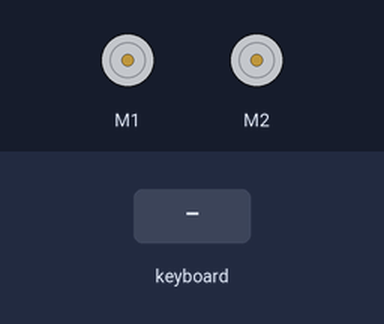
Bench run of a program on a simulated Raspberry Pi (BCM pin numbers). Parts: 2 × DC motor (green arrow = forward, orange = backward, longer = faster). Inputs (shaded band) come from the test bench. The camera gives no picture and a still takes 0.5 s; motors are numbered in the order the program creates them (left before right in a Robot); the full-screen text the program places in the terminal is not drawn; the clock reads 2024-03-15 10:24:30 at power-on unless the program sets it.

Above: at 1.2 s.
1.3 s: key "w" typed on the keyboard
At 2.5 s:
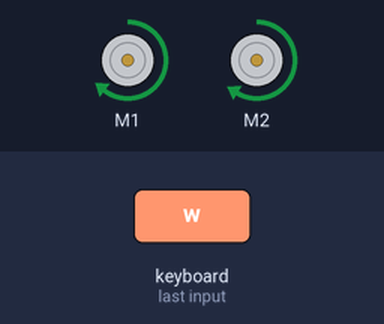
2.8 s: key "s" typed on the keyboard
At 3.8 s:
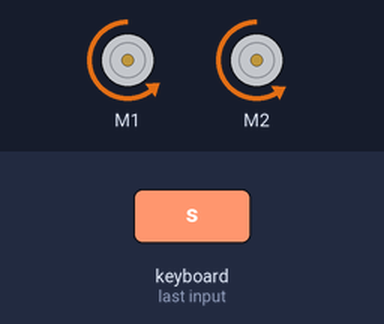
4.3 s: key "a" typed on the keyboard
At 4.9 s:
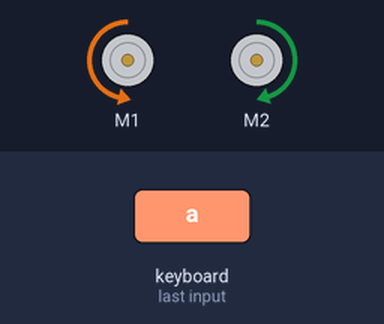
5.8 s: key "d" typed on the keyboard
At 6.1 s:
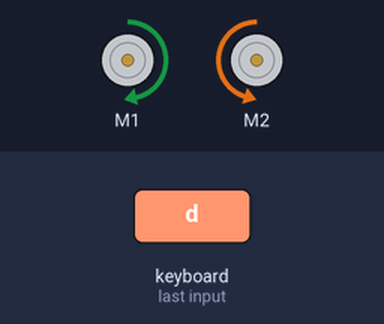
7.3 s: key "k" typed on the keyboard
At 8.4 s:
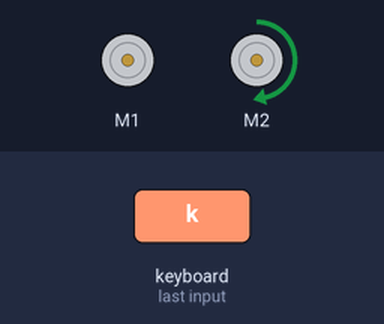
8.8 s: key "l" typed on the keyboard
At 9.5 s:
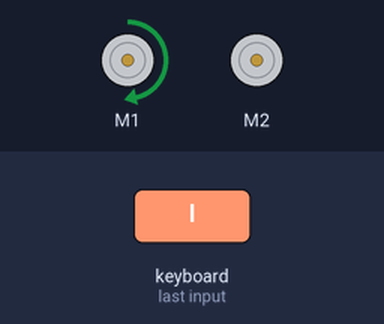
Timing chart, 0 to 11.3 s (numbered marks = the images above; inputs shaded):
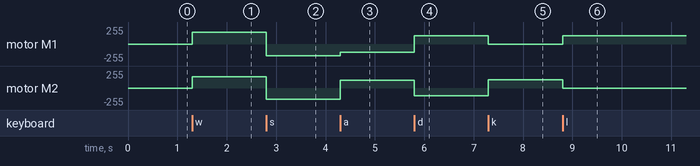

Measured:
- after the input at 1.3 s, motor M1: stopped → forward 178/255 at once; motor M2: stopped → forward 170/255 at once
- after the input at 2.8 s, motor M1: forward 178/255 → backward 178/255 at once; motor M2: forward 170/255 → backward 170/255 at once
- after the input at 4.3 s, motor M1: backward 178/255 → backward 125/255 at once; motor M2: backward 170/255 → forward 119/255 at once
- after the input at 5.8 s, motor M1: backward 125/255 → forward 125/255 at once; motor M2: forward 119/255 → backward 119/255 at once
- after the input at 7.3 s, motor M1: forward 125/255 → stopped at once; motor M2: backward 119/255 → forward 125/255 at once
- after the input at 8.8 s, motor M1: stopped → forward 125/255 at once; motor M2: forward 125/255 → stopped at once

The program:

teleop.py
```python
from advanced_robot import AdvRobot
from picamera import PiCamera
from time import sleep, time
from os import mkdir, path
import curses

# Create instance AdvRobot
rbt = AdvRobot(left=(10,9),right=(8,7),pwr_coeffs=(1,0.95))

# Create instance PiCamera
camera = PiCamera()

# Launch curses window and change terminal settings
stdscr = curses.initscr()
curses.noecho()
curses.cbreak()
stdscr.keypad(True)

# Set default drive settings
power_setting = 0.7
power_increment = 0.05
turn_pwr_scalar = 0.7

# Set default camera settings
camera.resolution = (2592, 1944)
camera.framerate = 15

# Make a new directory (name based on current time) for photos
new_photo_directory = str(int(time()))

# Display default settings in window
stdscr.addstr("POWER: " + str(power_setting) + '\n')

# Loop to detect keypresses and control robot
while True:
	ch = stdscr.getch()

	if(ch == curses.KEY_BACKSPACE):
		break

	elif(ch == curses.KEY_UP):
		if(power_setting < (1-power_increment)):
			power_setting += power_increment
		else:
			power_setting = 1
		stdscr.erase()
		stdscr.addstr("POWER: " + str(power_setting) + '\n')

	elif(ch == curses.KEY_DOWN):
		if(power_setting > (0+power_increment)):
			power_setting -= power_increment
		else:
			power_setting = 0
		stdscr.erase()
		stdscr.addstr("POWER: " + str(power_setting) + '\n')

	elif(ch == ord('w')):
		rbt.forward(power_setting)

	elif(ch == ord('s')):
		rbt.backward(power_setting)

	elif(ch == ord('a')):
		rbt.leftTank((turn_pwr_scalar * power_setting))

	elif(ch == ord('d')):
		rbt.rightTank((turn_pwr_scalar * power_setting))

	elif(ch == ord('k')):
		rbt.leftPivot((turn_pwr_scalar * power_setting))

	elif(ch == ord('l')):
		rbt.rightPivot((turn_pwr_scalar * power_setting))

	elif(ch == ord(' ')):
		rbt.halt()

	elif(ch == ord('p')):
		if(not path.isdir(new_photo_directory)):
			mkdir(new_photo_directory)
		current_time = str(int(time()))
		camera.capture(new_photo_directory + '/' + current_time + '.jpg')
		stdscr.addstr("PHOTO CAPTURED at " + current_time + '\n')

	else:
		rbt.halt()

# Reset terminal settings to default and quit
curses.nocbreak()
stdscr.keypad(False)
curses.echo()
curses.endwin()
quit()
```

advanced_robot.py
```python
# (licence header left out)
from gpiozero import Motor

class AdvRobot:

	def __init__(self, left, right, pwr_coeffs):
		self.left = Motor(left[0],left[1])
		self.right = Motor(right[0],right[1])
		self.pwr_coeffs = pwr_coeffs

	def halt(self):
		self.left.stop()
		self.right.stop()

	def forward(self, power=1):
		self.left.forward(self.pwr_coeffs[0] * power)
		self.right.forward(self.pwr_coeffs[1] * power)

	def backward(self, power=1):
		self.left.backward(self.pwr_coeffs[0] * power)
		self.right.backward(self.pwr_coeffs[1] * power)

	def leftTank(self, power=1):
		self.left.backward(self.pwr_coeffs[0] * power)
		self.right.forward(self.pwr_coeffs[1] * power)

	def rightTank(self, power=1):
		self.left.forward(self.pwr_coeffs[0] * power)
		self.right.backward(self.pwr_coeffs[1] * power)

	def leftPivot(self, power=1):
		self.right.forward(self.pwr_coeffs[0] * power)
		self.left.stop()

	def rightPivot(self, power=1):
		self.left.forward(self.pwr_coeffs[0] * power)
		self.right.stop()
```
